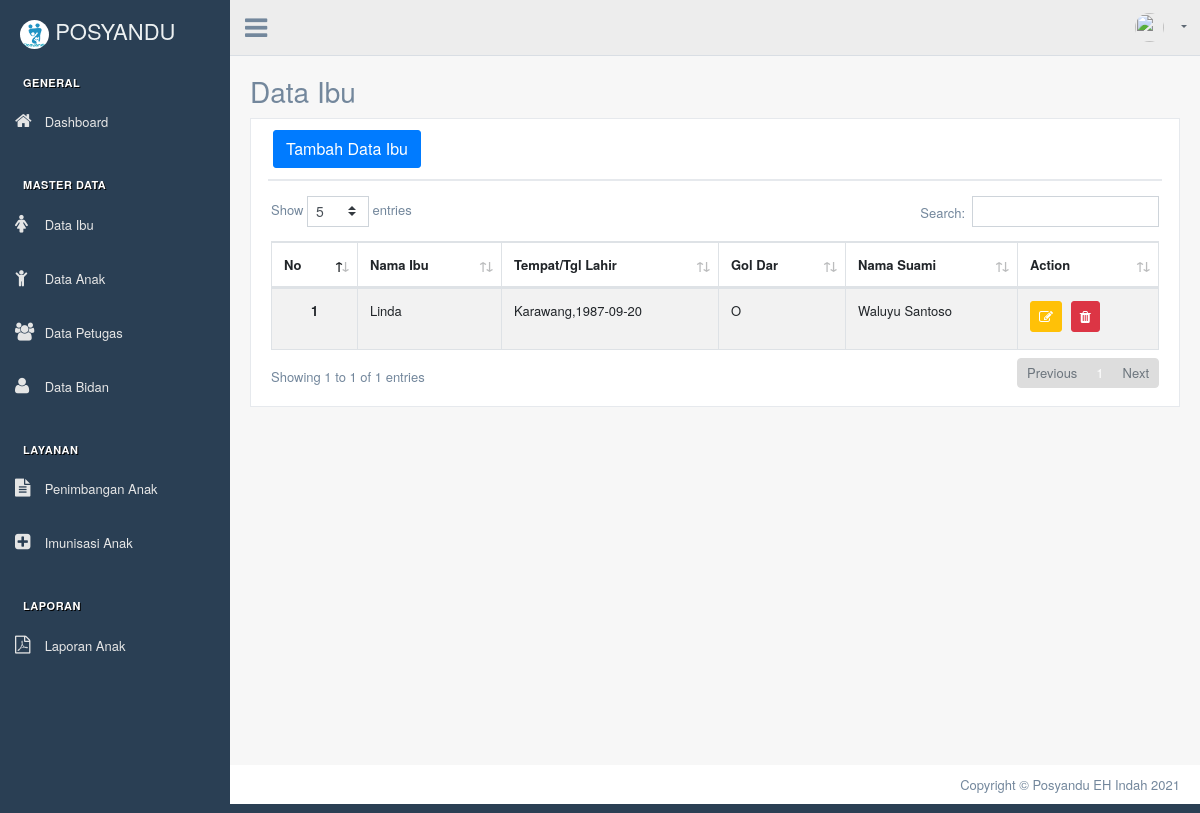
Page /index.php/ibu on the committed database.
### tables this page shows
CREATE TABLE `ibu` (
  `id_ibu` int(11) NOT NULL,
  `nama_ibu` varchar(50) NOT NULL,
  `tempat_lahir` varchar(30) NOT NULL,
  `tgl_lahir` date NOT NULL,
  `gol_dar` varchar(2) NOT NULL,
  `pendidikan` enum('Tidak Sekolah','SD','SMP','SMA','SMK','Perguruan Tinggi') NOT NULL,
  `pekerjaan` varchar(30) NOT NULL,
  `nama_suami` varchar(50) NOT NULL,
  `tempat_lahir_suami` varchar(30) NOT NULL,
  `tgl_lahir_suami` date NOT NULL,
  `pendidikan_suami` enum('Tidak Sekolah','SD','SMP','SMA','SMK','Perguruan Tinggi') NOT NULL,
  `pekerjaan_suami` varchar(30) NOT NULL,
  `alamat` text NOT NULL,
  `kecamatan` varchar(30) NOT NULL,
  `kota` varchar(30) NOT NULL,
  `no_tlp` varchar(13) NOT NULL
);

### application/controllers/Ibu.php (called while the page is built, shortened)
<?php
class Ibu extends CI_Controller
{
    public function __construct()
    {
        $this->load->model('Ibu_model');
    }
    public function index()
    {
        $data['title'] = 'Data Ibu | Posyandu EH Indah';
        $data['user'] = $this->db->get_where('user', ['username' => $this->session->userdata('username')])->row_array();
        $data['ibu'] = $this->Ibu_model->getDataIbu();
        $this->load->view('templates/header-datatables', $data);
        $this->load->view('templates/sidebar');
        $this->load->view('templates/topbar', $data);
        $this->load->view('ibu/index', $data);
        $this->load->view('templates/footer-datatables');
    }
}

### index.php (called while the page is built, shortened)
<?php
require_once BASEPATH.'core/CodeIgniter.php';

### application/models/Ibu_model.php (called while the page is built, shortened)
<?php
class Ibu_model extends CI_Model {
    public function getDataIbu(){
        $query = "SELECT * From ibu";
        return $this->db->query($query)->result_array();
    }
}

### application/views/ibu/index.php (the view, shortened to what this page needs)
<div class="right_col" role="main">
    <div class="page-title">
        <div class="title_left">
            <h3>Data Ibu</h3>
        </div>
    </div>
    <div class="clearfix"></div>
    <div class="row">
        <div class="col-md-12 col-sm-12 ">
            <div class="x_panel">
                <div class="x_title">
                    <button type="button" class="btn btn-primary" data-toggle="modal" data-target="#addDataIbuModal">Tambah Data Ibu</button>
                </div>
                <div class="x_content">
                    <div class="row">
                        <div class="col-sm-12">
                            <div class="card-box table-responsive">
                                <table id="datatable" class="table table-striped table-bordered" style="width:100%">
                                    <thead>
                                        <tr>
                                            <th>No</th>
                                            <th>Nama Ibu</th>
                                            <th>Tempat/Tgl Lahir</th>
                                            <th>Gol Dar</th>
                                            <th>Nama Suami</th>
                                            <th>Action</th>
                                        </tr>
                                    </thead>
                                    <tbody>
                                        <?php $i = 1; ?>
                                        <?php foreach ($ibu as $b) : ?>
                                            <tr>
                                                <th scope="row">
                                                    <center><?= $i; ?></center>
                                                </th>
                                                <td><?= $b['nama_ibu']; ?></td>
                                                <td><?= $b['tempat_lahir'] . ',' . $b['tgl_lahir']; ?></td>
                                                <td><?= $b['gol_dar']; ?></td>
                                                <td><?= $b['nama_suami']; ?></td>
                                                <td>
                                                    <a data-toggle="modal" data-target="#editDataIbuModal<?= $b['id_ibu']; ?>" href="<?= base_url(); ?>ibu/updateDataIbu/<?= $b['id_ibu']; ?>" class="btn btn-warning btn-circle btn-sm" title="Edit">
                                                        <i class="fa fa-edit"></i>
                                                    </a>
                                                    <a data-toggle="tooltip" data-placement="bottom" href="<?= base_url(''); ?>ibu/deleteDataIbu/<?= $b['id_ibu']; ?>" class="btn btn-danger btn-circle btn-sm tbl-hapus" title="Delete">
                                                        <i class="fa fa-trash"></i>
                                                    </a>
                                                </td>
                                            </tr>
                                            <?php $i++; ?>
                                        <?php endforeach; ?>
                                    </tbody>
                                </table>
                            </div>
                        </div>
                    </div>
                </div>
            </div>
        </div>
    </div>
</div>

### rows in the picture
ibu: nama_ibu "Linda", tempat_lahir "Karawang", tgl_lahir "1987-09-20", gol_dar "O", nama_suami "Waluyu Santoso"
